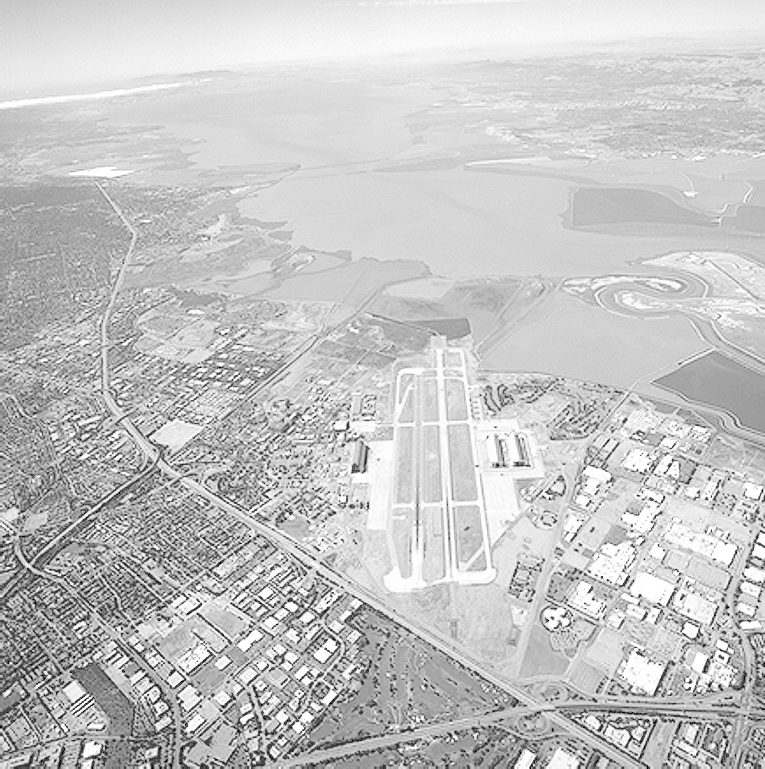
%> input picture Fig0309a_washed_out_aerial_image.tif, 765 x 769 px
$ octave EE485_IntensityTransforms.m   (GNU Octave 9; MATLAB toolbox functions it lacks are replaced by stand-ins)
%> lines starting %> are read from the running program, lines starting %| are printed output that depends on the picture
%%
%   Project 2: Intensity Transforms
%   Course:    EE485 / CES 540 Digital Data Transmission
%   Professor: Brendan Hamel-Bissell
%   Student:   Grace Montenegro
%   Date:      02/08/2018
%   Description:
%       Determine the optimal Gamma value to obtain the best possible
%       visual result for the given image.
%       Given input: Image
%       Variables: Gamma
%       Output: Optimized Gamma transformed image
%
% ***********************************************************************


close all;
clear

% Read and display the given image and its histogram

B = imread('Fig0309a_washed_out_aerial_image.tif');
%> B is the input picture: size 769x765 uint8; min 0, max 255, mean 197.1
subplot(2,2,1);
imagesc(B)
title('Original Image')
axis image
axis off
colormap gray

subplot(2,2,2);
imhist(B)
title('Histogram Original Image')

% Intensity Transform

I = B;
gamma = 2;
C = 1;
for i = 0:255
   I(I==i)=(i^gamma)/255 ;
end

% Display the Gamma Corrected image and its histogram

subplot(2,2,3);
imagesc(I)
axis image
axis off
colormap gray
title('Image_Gamma_Corrected');

subplot(2,2,4);
imhist(I)
title('Histogram Image_Gamma_Corrected')

% Show some testing results while looking for the optimal Gamma val

figure(2);
T = B;
gamma = 0.6;
C = 1;
for i = 0:255
   T(T==i)=(i^gamma)/255 ;
end
%> T: size 769x765 uint8; every value is 0


subplot(2,2,1);
imagesc(T)
axis image
axis off
colormap gray
title('Image_Gamma = 0.6');

subplot(2,2,2);
imhist(T)
title('Histogram Image_Gamma = 0.6')

Ts = B;
gamma = 1.5;
C = 1;
for i = 0:255
   Ts(Ts==i)=(i^gamma)/255 ;
end
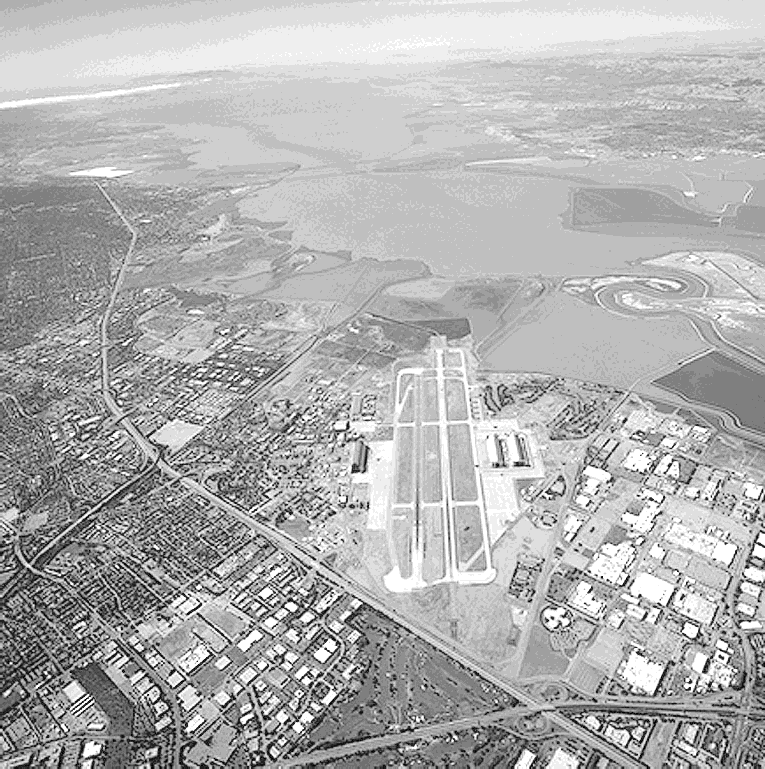
%> Ts: size 769x765 uint8; min 0, max 16, mean 11.06; drawn with min black and max white


subplot(2,2,3);
imagesc(Ts)
axis image
axis off
colormap gray
title('Image_Gamma = 1.5');

subplot(2,2,4);
imhist(Ts)
title('Histogram Image_Gamma = 1.5')
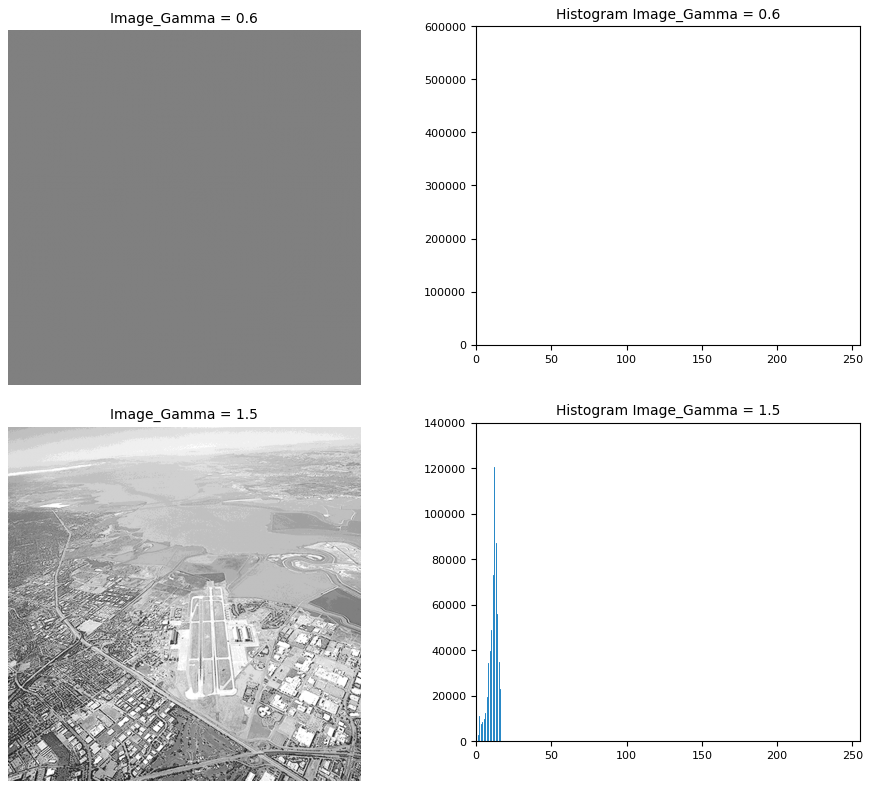
%> figure redrawn from the program's plot data, 4 panels

%********************************************************************
%
%   Explanation
%   Intensity Transformation is an image processing technique. which
%   transform input intensity into output intensity with the objective
%   of enhancement images.
%   Gamma transformation is one of the basic function of intensity
%   transformation using the formula of s = c*r^gamma.
%   In this assignment, we are looking for the optimal gamma value to be
%   applied to the given image.
%   The original image looks light, and as we can see in its histogram, the
%   major weights are going to the light side (right). A little of
%   compresion of the intensity levels needs to be done.
%   Testing with values < 1, would not a good idea because the image would
%   lost because gets dark, as you can see when gamma = 0.6.
%   Instead, values of gamma > 1. With gamma = 1.5 and 2.0, the images
%   looks pretty similar, but, observing the histograms of both, with the
%   value of 2.0, it's more balanced. Going higher than 2.0 it becomes too
%   light, losing the image. So, the best enhancement in terms of constrast
%   was obtained with the optimal gamma value equal 2.0.
%
%**************************************************************************

% Equalization process

A=0;
for i = 0:255
    A(B == i) = 1;
    Total(i+1) = sum(sum(A));
    A=0;
end
%> after the loop, Total = 256 values, max 15137 at index 214, min 0 at index 2, mean 2298

Sk = (0:255);
[M,N] = size(B);
%> M = 769; N = 765
L = 256;


for k = 1:256
    Sk(k) = (L-1)/(M*N) * sum(Total(1:k));
end
%> after the loop, Sk = 256 values from 0.379 to 255

Equalized_img = B;
for j = 1:256
    Equalized_img(B == j) = Sk(j);
end
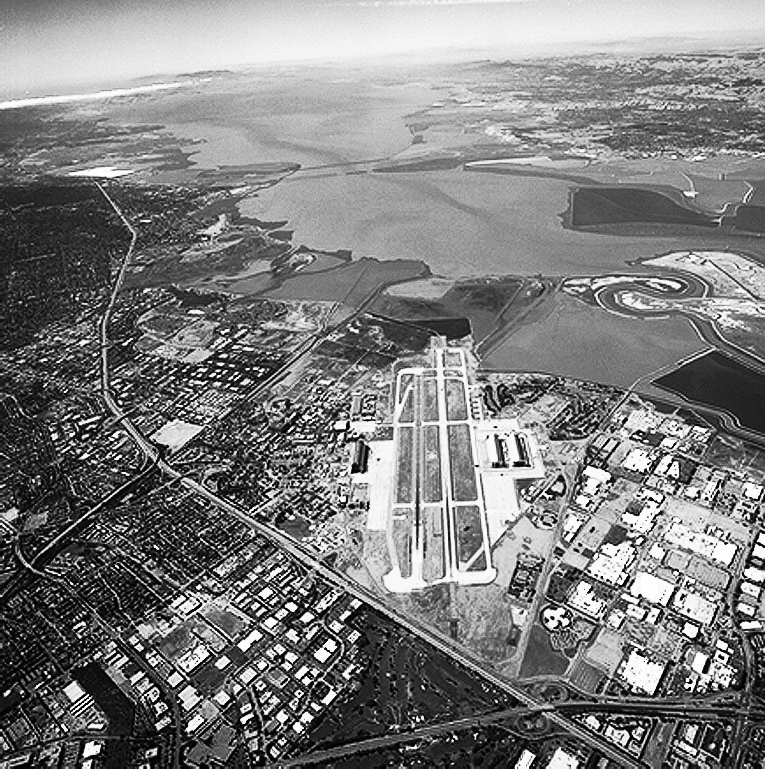
%> Equalized_img: size 769x765 uint8; min 0, max 254, mean 126.2

figure(3)
imagesc(Equalized_img)
title('Equalized Image')
axis image
axis off
colormap gray

%***********************************************************************
% Comments
% With Equalization, the enhancement of the image obtained looks better
% or with a higher contrast than the obtained with the Gamma
% transformation.
% The final image will depend on what are we looking for or what we need
% to see/get from the image.
%***********************************************************************


%%

%*************************************************************************
% This section is using an image that shows 5 squares. With the equalization
% process for example, we could find what it is hidden in each squares.
% ************************************************************************

close all;
clear

% Read and display the given image and its histogram

B = imread('Fig0326a_embedded_square_noisy_512.tif');
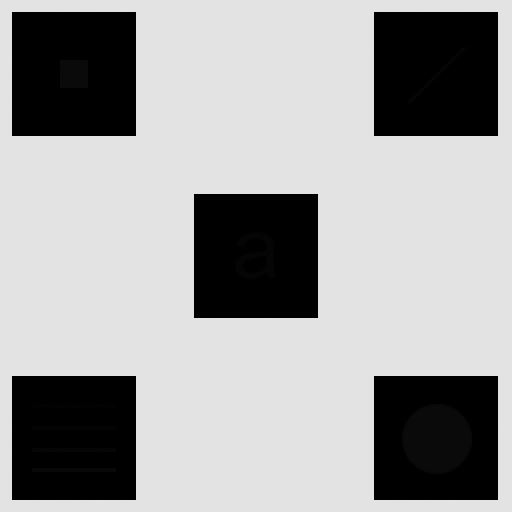
%> input picture Fig0326a_embedded_square_noisy_512.tif, 512 x 512 px
%> B is the input picture: size 512x512 uint8; min 0, max 228, mean 160.7
figure(4)
subplot(2,2,1);
imagesc(B)
title('Original Image')
axis image
axis off
colormap gray

subplot(2,2,2);
imhist(B)
title('Histogram Original Image')
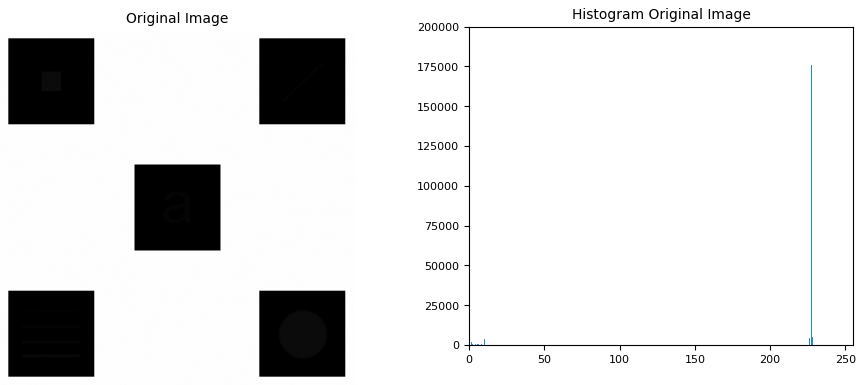
%> figure redrawn from the program's plot data, 2 panels


% Equalization process

A=0;
for i = 0:255
    A(B == i) = 1;
    Total(i+1) = sum(sum(A));
    A=0;
end
%> after the loop, Total = 256 values, max 175784 at index 228, min 0 at index 13, mean 1024

Sk = (0:255);
[M,N] = size(B);
%> M = 512; N = 512
L = 256;


for k = 1:256
    Sk(k) = (L-1)/(M*N) * sum(Total(1:k));
end
%> after the loop, Sk = 256 values from 65.65 to 255

Equalized_img = B;
for j = 1:256
    Equalized_img(B == j) = Sk(j);
end
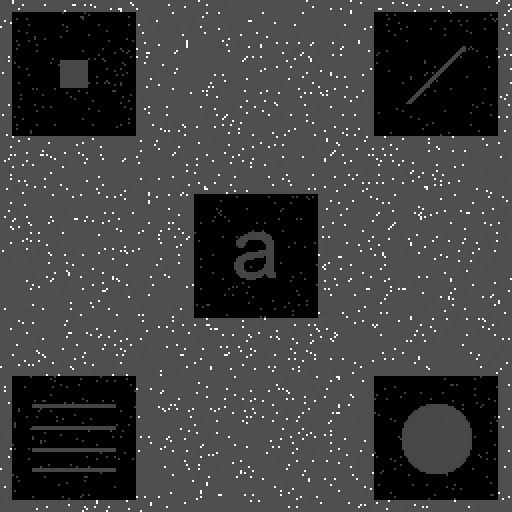
%> Equalized_img: size 512x512 uint8; min 0, max 250, mean 61.4

figure(5)
subplot(2,2,1)
imagesc(Equalized_img)
title('Equalized Image')
axis image
axis off
colormap gray

subplot(2,2,2);
imhist(Equalized_img)
title('Histogram Equalized Image')
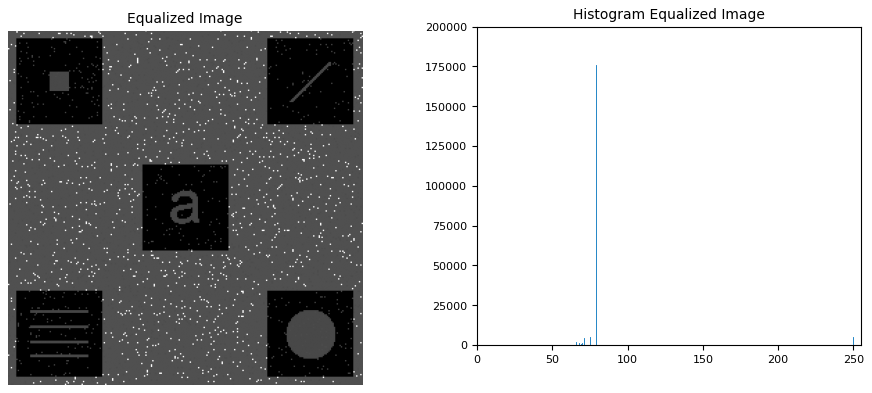
%> figure redrawn from the program's plot data, 2 panels
